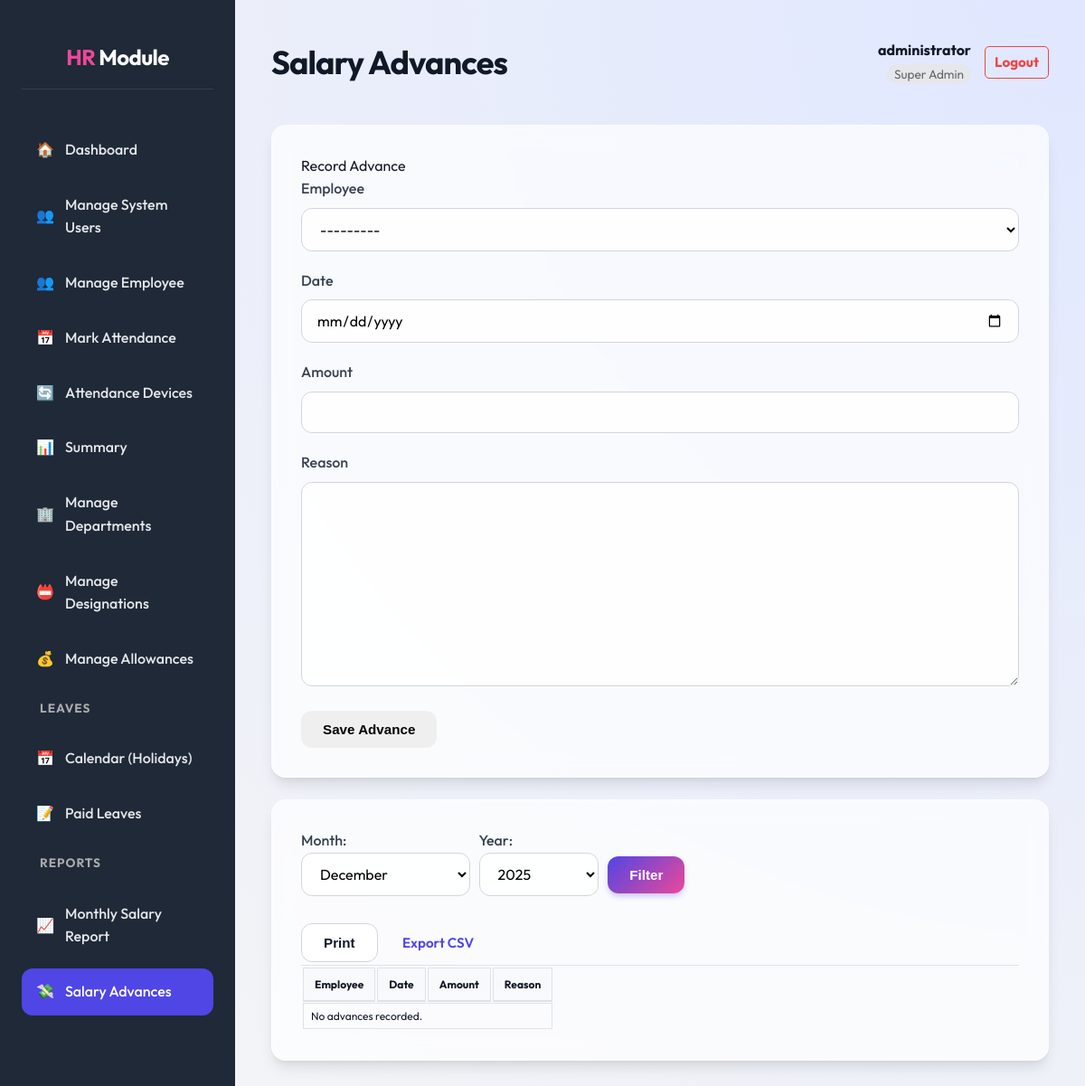
Page /salary/advance/ (signed in) on the earlier database version.
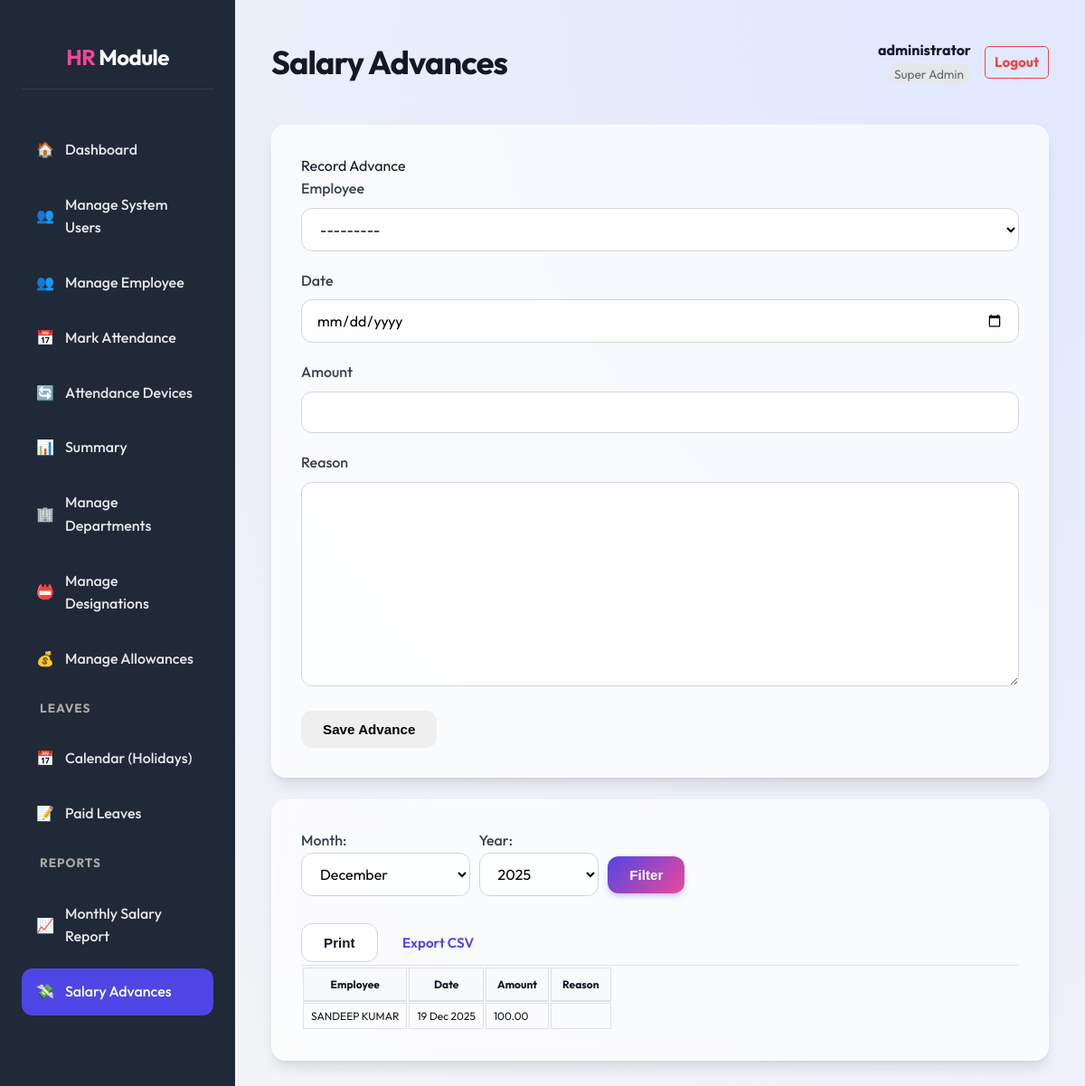
Same page on the later database version.
### core/models.py (models this page shows, shortened)
class SalaryAdvance(models.Model):
    employee = models.ForeignKey(Employee, on_delete=models.CASCADE)
    date = models.DateField()
    amount = models.DecimalField(max_digits=10, decimal_places=2)
    reason = models.TextField(blank=True, null=True)

class Employee(models.Model):
    user = models.OneToOneField(User, on_delete=models.SET_NULL, null=True, blank=True, related_name='employee_profile')
    GENDER_CHOICES = [
        ('M', 'Male'),
        ('F', 'Female'),
        ('O', 'Other'),
    ]
    EMPLOYMENT_TYPE_CHOICES = [
        ('Permanent', 'Permanent'),
        ('Trainee', 'Trainee'),
        ('Contract', 'Contract'),
        ('Daily Wages', 'Daily Wages'),
        ('Internship', 'Internship'),
        ('Part-Time', 'Part-Time'),
        ('Full-Time', 'Full-Time'),
    ]
    employee_code = models.CharField(max_length=20, unique=True, default=0)
    full_name = models.CharField(max_length=255, default='')
    address = models.TextField(default='')
    date_of_birth = models.DateField(null=True, blank=True, default=None)
    contact_number = models.CharField(max_length=15, default='')
    aadhar_number = models.CharField(max_length=12, default='')
    sex = models.CharField(max_length=1, choices=GENDER_CHOICES, null=True, blank=True, default=None)
    nationality = models.CharField(max_length=50, default='')
    state = models.CharField(max_length=50, default='')
    joining_date = models.DateField(default=datetime.date.today)
    department = models.ForeignKey(Department, on_delete=models.SET_NULL, null=True, blank=True)
    designation = models.ForeignKey(Designation, on_delete=models.SET_NULL, null=True, blank=True)
    previous_experience = models.TextField(default='')
    employment_type = models.CharField(max_length=20, choices=EMPLOYMENT_TYPE_CHOICES, default='Permanent')
    basic_salary = models.DecimalField(max_digits=10, decimal_places=2, default=0.00)
    allowances = models.ManyToManyField(Allowance, through='EmployeeAllowance', blank=True)
    def __str__(self):
        return f"{self.full_name} ({self.employee_code})"

### core/views.py (the view)
# urls.py: path('salary/advance/', views.salary_advance_list, name='salary_advance_list'),
@hr_required
def salary_advance_list(request):
    employees = Employee.objects.all()
    current_date = datetime.date.today()
    selected_month = int(request.GET.get('month', current_date.month))
    selected_year = int(request.GET.get('year', current_date.year))
    advances = SalaryAdvance.objects.filter(
        date__month=selected_month,
        date__year=selected_year
    ).order_by('-date')
    if request.method == 'POST':
        form = SalaryAdvanceForm(request.POST)
        if form.is_valid():
            form.save()
            messages.success(request, "Salary Advance added successfully")
            return redirect('salary_advance_list')
    else:
        form = SalaryAdvanceForm()
    context = {
        'advances': advances,
        'employees': employees,
        'form': form,
        'selected_month': selected_month,
        'selected_year': selected_year,
        'months': list(enumerate(calendar.month_name))[1:],
        'years': range(current_date.year - 2, current_date.year + 3)
    }
    return render(request, 'core/salary_advance_list.html', context)

### core/forms.py
class SalaryAdvanceForm(forms.ModelForm):
    class Meta:
        model = SalaryAdvance
        fields = ['employee', 'date', 'amount', 'reason']
        widgets = {
            'date': forms.DateInput(attrs={'type': 'date'}),
        }

### core/templates/core/salary_advance_list.html (shortened to what this page needs)
{% extends 'core/dashboard_base.html' %}
{% block page_title %}Salary Advances{% endblock %}
{% block dashboard_content %}
<div class="row">
    <div class="col-md-4">
        <div class="card">
            <div class="card-header bg-warning text-dark">Record Advance</div>
            <div class="card-body">
                <form method="post">
                    {% for field in form %}
                    <div class="form-group mb-3">
                        <label>{{ field.label }}</label>
                        {{ field }}
                    </div>
                    {% endfor %}
                    <button type="submit" class="btn btn-warning btn-block w-100">Save Advance</button>
                </form>
            </div>
        </div>
    </div>
    <div class="col-md-8">
        <div class="card">
            <div class="card-header d-flex justify-content-between align-items-center"
                style="flex-wrap: wrap; gap: 10px;">
                <form method="get" class="form-inline" style="display: flex; gap: 10px; align-items: center;">
                    <label>Month:
                        <select name="month" class="form-control form-control-sm ml-2">
                            {% for m_num, m_name in months %}
                            {% if m_num == selected_month %}
                            <option value="{{ m_num }}" selected>{{ m_name }}</option>
                            {% else %}
                            <option value="{{ m_num }}">{{ m_name }}</option>
                            {% endif %}
                            {% endfor %}
                        </select>
                    </label>
                    <label>Year:
                        <select name="year" class="form-control form-control-sm ml-2">
                            {% for y in years %}
                            {% if y == selected_year %}
                            <option value="{{ y }}" selected>{{ y }}</option>
                            {% else %}
                            <option value="{{ y }}">{{ y }}</option>
                            {% endif %}
                            {% endfor %}
                        </select>
                    </label>
                    <button type="submit" class="btn btn-primary btn-sm">Filter</button>
                </form>
                <div>
                    <button type="button" class="btn btn-secondary btn-sm mr-2" onclick="window.print()">Print</button>
                    <a href="{% url 'export_salary_advances_csv' %}?month={{ selected_month }}&year={{ selected_year }}"
                        class="btn btn-success btn-sm">Export CSV</a>
                </div>
            </div>
            <div class="card-body p-0">
                <div class="spreadsheet-container">
                    <table class="table table-bordered table-hover spreadsheet-table">
                        <thead>
                            <tr>
                                <th>Employee</th>
                                <th>Date</th>
                                <th>Amount</th>
                                <th>Reason</th>
                            </tr>
                        </thead>
                        <tbody>
                            {% for adv in advances %}
                            <tr>
                                <td>{{ adv.employee.full_name }}</td>
                                <td>{{ adv.date|date:"d M Y" }}</td>
                                <td>{{ adv.amount }}</td>
                                <td>{{ adv.reason }}</td>
                            </tr>
                            {% empty %}
                            <tr>
                                <td colspan="4" class="text-center p-3">No advances recorded.</td>
                            </tr>
                            {% endfor %}
                        </tbody>
                    </table>
                </div>
            </div>
        </div>
    </div>
</div>
{% endblock %}

Differences in the rows shown:
added SalaryAdvance: employee.full_name "SANDEEP KUMAR", date "19 Dec 2025", amount "100.00"
Other differences:
text no longer shown: "No advances recorded."
